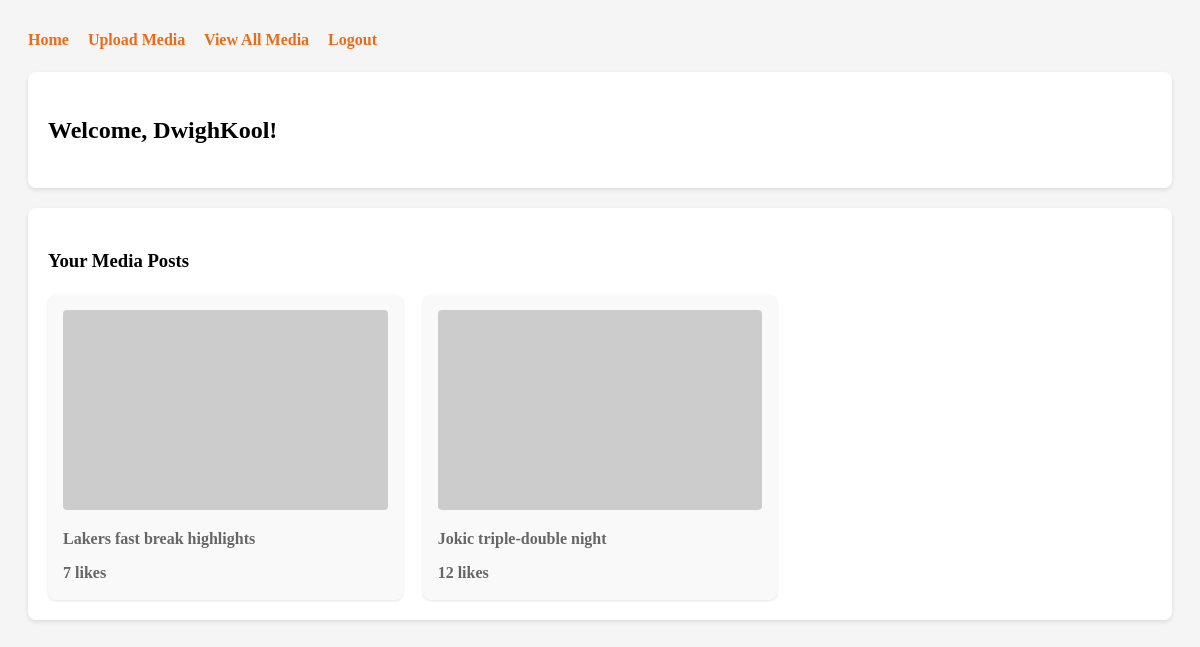
The page /dashboard.php (signed in) on the database its author committed.
### tables this page shows
CREATE TABLE Media (
    Media_ID     CHAR(9) PRIMARY KEY,
    UID          CHAR(9) NOT NULL,
    Team_ID      INT     NOT NULL,
    Media_Type   VARCHAR(20),
    Description  VARCHAR(1000),
    MediaURL     VARCHAR(255) NOT NULL,
    Like_Counter INT DEFAULT 0,
    FOREIGN KEY (UID) REFERENCES User(UID),
    FOREIGN KEY (Team_ID) REFERENCES Team(Team_ID)
);

### dashboard.php (the view, shortened to what this page needs)
<?php
require_once __DIR__ . '/db.php';
$user_id = $_SESSION['user_id'];
$sql = "SELECT * FROM Media WHERE UID = '$user_id' ORDER BY Media_ID DESC";
$result = mysqli_query($conn, $sql);
?>
<!DOCTYPE html>
<html>
<head>
</head>
<body>
    <div class="dashboard-container">
        <div class="nav-links">
            <a href="source.html">Home</a>
            <a href="upload_media.php">Upload Media</a>
            <a href="view_media.php">View All Media</a>
            <a href="logout.php">Logout</a>
        </div>
        <div class="welcome-section">
            <h2>Welcome, <?php echo htmlspecialchars($_SESSION['username']); ?>!</h2>
        </div>
        <div class="media-section">
            <h3>Your Media Posts</h3>
            <div class="media-grid">
                <?php while ($row = mysqli_fetch_assoc($result)): ?>
                    <div class="media-item">
                        <img src="<?php echo htmlspecialchars($row['MediaURL']); ?>" alt="Media" class="media-image">
                        <div class="description"><?php echo htmlspecialchars($row['Description']); ?></div>
                        <div class="like-count"><?php echo $row['Like_Counter']; ?> likes</div>
                    </div>
                <?php endwhile; ?>
            </div>
        </div>
    </div>
</body>
</html>

### dashboard.php (style rules this page uses)
body { font-family: 'Crimson Text', serif; font-weight: 600; font-style: normal; padding: 20px; line-height: 1.5; background-color: #f5f5f5; }
.dashboard-container { max-width: 1200px; margin: 0 auto; }
.welcome-section { background-color: white; padding: 20px; border-radius: 8px; box-shadow: 0 2px 4px rgba(0, 0, 0, 0.1); margin-bottom: 20px; }
.media-section { background-color: white; padding: 20px; border-radius: 8px; box-shadow: 0 2px 4px rgba(0, 0, 0, 0.1); }
.nav-links { margin-bottom: 20px; }
.nav-links a { color: #ea6b17; text-decoration: none; margin-right: 15px; }
.media-grid { display: grid; grid-template-columns: repeat(auto-fill, minmax(300px, 1fr)); gap: 20px; margin-top: 20px; }
.media-item { background-color: #f9f9f9; padding: 15px; border-radius: 8px; box-shadow: 0 1px 3px rgba(0, 0, 0, 0.1); }
.media-image { width: 100%; height: 200px; object-fit: cover; border-radius: 4px; }
.description { margin: 10px 0; color: #666; }
.like-count { color: #666; }

### rows shown on the page
media: Description "Lakers fast break highlights", Like_Counter "7"
media: Description "Jokic triple-double night", Like_Counter "12"

### other values the page prints
$_SESSION['username'] "DwighKool"
